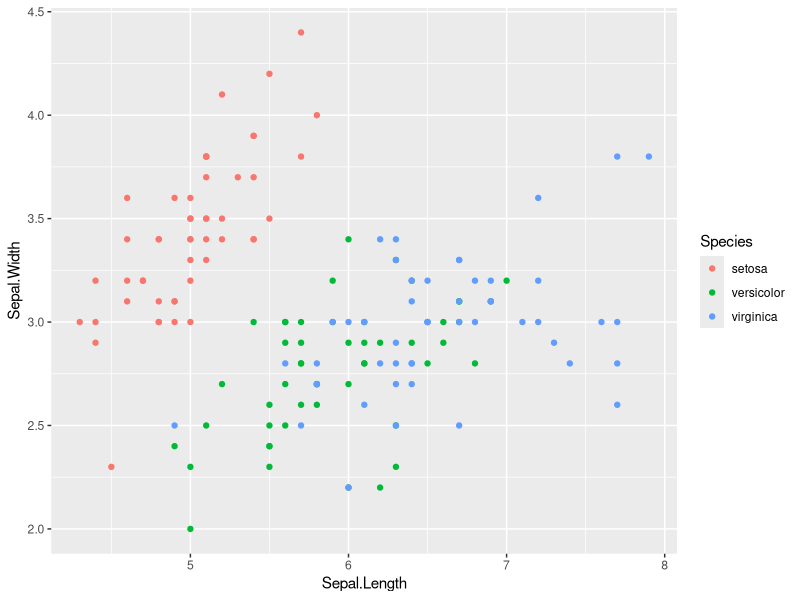
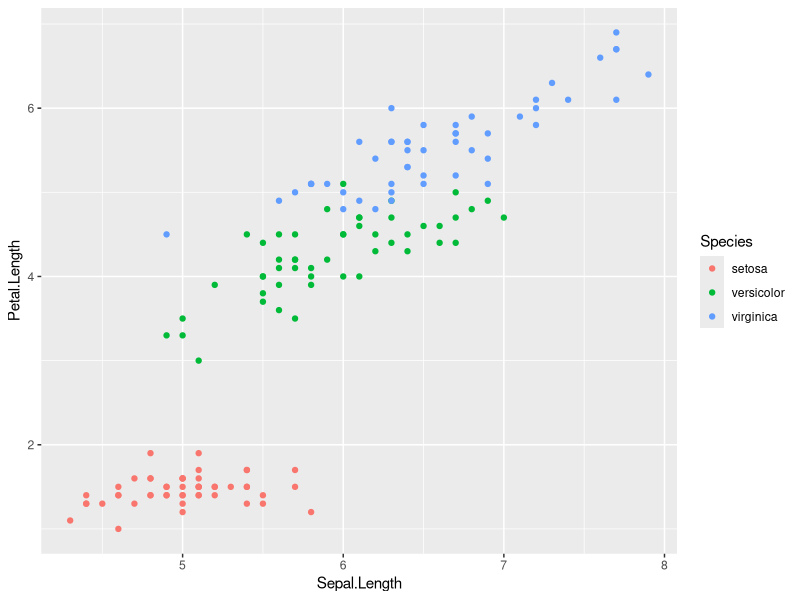
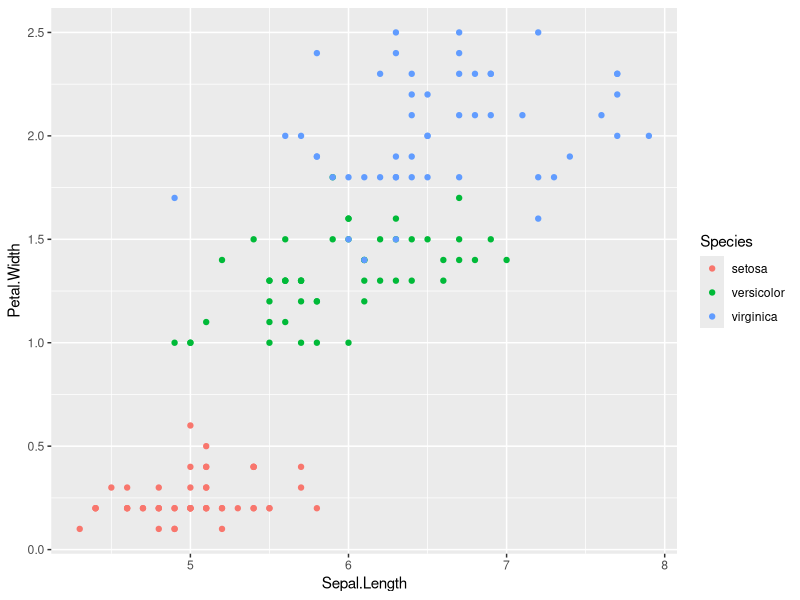
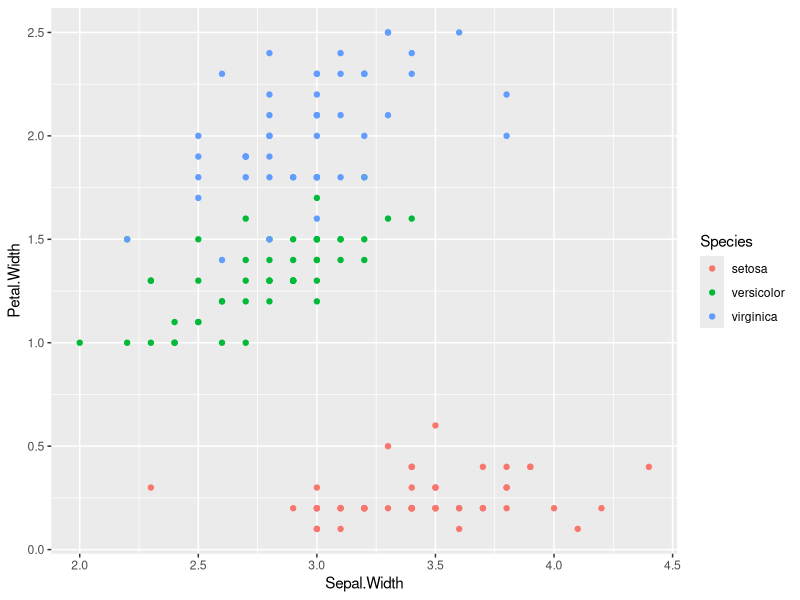
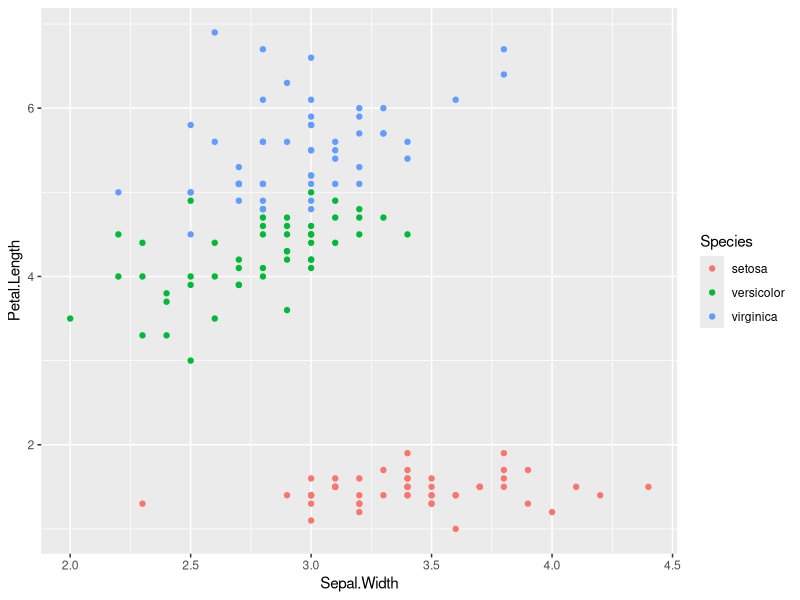
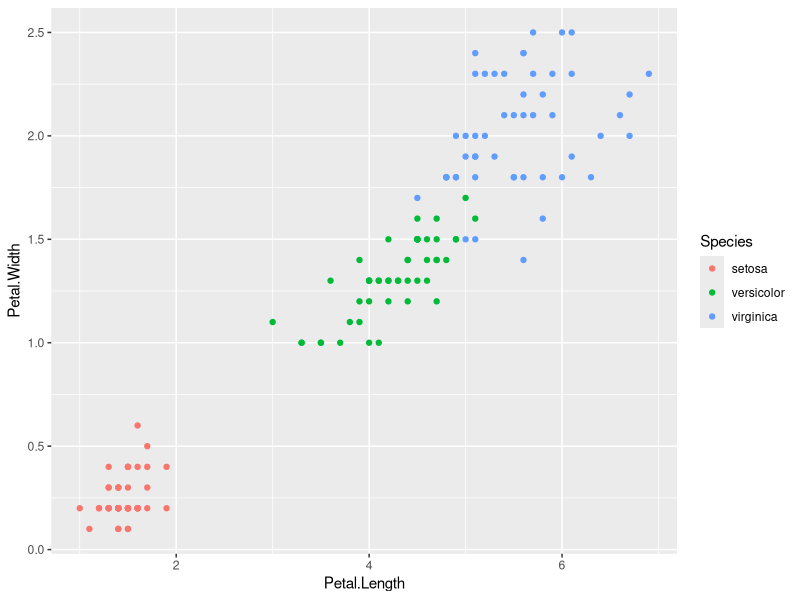
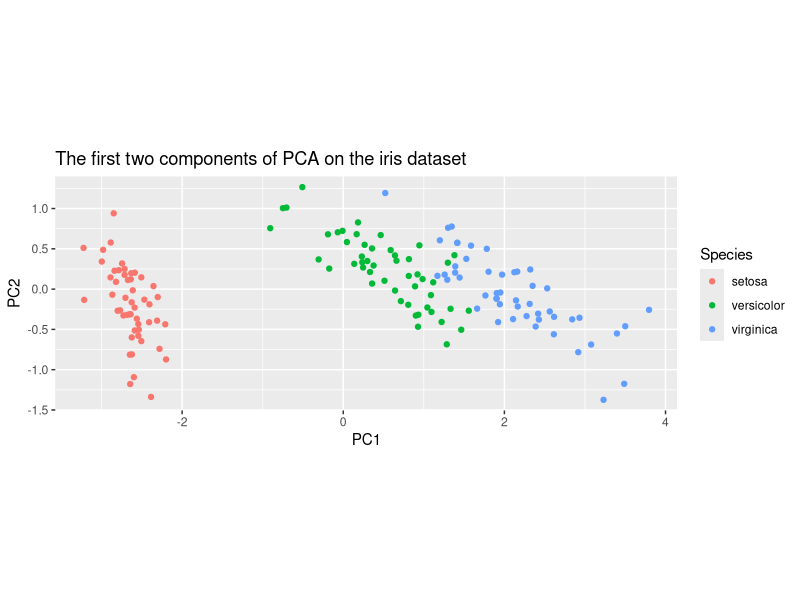

Here is the R script that generated these plots, in order:
## ---- chunk 1
library(tidyverse)

# lets try to reduce the dimension of the iris dataset
ggplot(iris, aes(Sepal.Length, Sepal.Width, color = Species)) + geom_point()
ggplot(iris, aes(Sepal.Length, Petal.Length, color = Species)) + geom_point()
ggplot(iris, aes(Sepal.Length, Petal.Width, color = Species)) + geom_point()
ggplot(iris, aes(Sepal.Width, Petal.Width, color = Species)) + geom_point()
ggplot(iris, aes(Sepal.Width, Petal.Length, color = Species)) + geom_point()
ggplot(iris, aes(Petal.Length, Petal.Width, color = Species)) + geom_point()

# It looks like every two axis have their interaction (or not)
# Some are very correlated, for example the Petal.Width and Petal.Length seem to have a very strong linear relationship.
# To a lesser extent, the same can be said for Petal.Length<->Sepal.Length, and Petal.Width<->Sepal.Length

# Now, lets run the PCA
iris_pca <- prcomp(iris %>% select(-Species))
iris_pca

## ---- chunk 2
summary(iris_pca)

# the following matrix contains the variables after they were rotated by the PCA
head(iris_pca$x)

# to rotate new data, just use the standard predict form
predict(object = iris_pca, newdata = iris %>% slice(1:5))
# `slice` selects the rows 1:5
ggplot(as_tibble(iris_pca$x) %>%
         mutate(Species = iris$Species), aes(x = PC1, y = PC2, color = Species)) + 
  geom_point() + 
  coord_equal() + 
  ggtitle("The first two components of PCA on the iris dataset")

